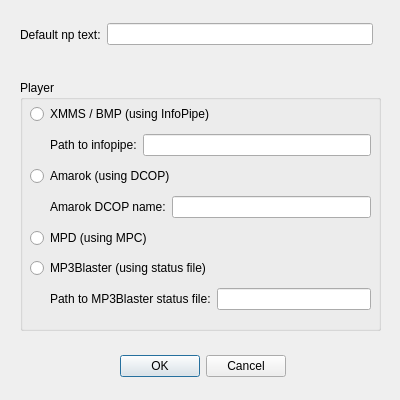
<ui version="4.0" >
 <class>ConfigureNowPlaying</class>
 <widget class="QWidget" name="ConfigureNowPlaying" >
  <property name="geometry" >
   <rect>
    <x>0</x>
    <y>0</y>
    <width>400</width>
    <height>400</height>
   </rect>
  </property>
  <property name="sizePolicy" >
   <sizepolicy vsizetype="Fixed" hsizetype="Fixed" >
    <horstretch>0</horstretch>
    <verstretch>0</verstretch>
   </sizepolicy>
  </property>
  <property name="minimumSize" >
   <size>
    <width>400</width>
    <height>400</height>
   </size>
  </property>
  <property name="maximumSize" >
   <size>
    <width>314</width>
    <height>301</height>
   </size>
  </property>
  <property name="windowTitle" >
   <string>Configure Now Playing</string>
  </property>
  <widget class="QGroupBox" name="player" >
   <property name="geometry" >
    <rect>
     <x>20</x>
     <y>80</y>
     <width>361</width>
     <height>251</height>
    </rect>
   </property>
   <property name="title" >
    <string>Player</string>
   </property>
   <widget class="QWidget" name="" >
    <property name="geometry" >
     <rect>
      <x>10</x>
      <y>20</y>
      <width>341</width>
      <height>217</height>
     </rect>
    </property>
    <layout class="QVBoxLayout" name="verticalLayout" >
     <item>
      <widget class="QRadioButton" name="xmms" >
       <property name="text" >
        <string>XMMS / BMP (using InfoPipe)</string>
       </property>
      </widget>
     </item>
     <item>
      <layout class="QHBoxLayout" name="horizontalLayout_3" >
       <item>
        <spacer name="horizontalSpacer" >
         <property name="orientation" >
          <enum>Qt::Horizontal</enum>
         </property>
         <property name="sizeType" >
          <enum>QSizePolicy::Fixed</enum>
         </property>
         <property name="sizeHint" stdset="0" >
          <size>
           <width>20</width>
           <height>20</height>
          </size>
         </property>
        </spacer>
       </item>
       <item>
        <widget class="QLabel" name="label_3" >
         <property name="text" >
          <string>Path to infopipe:</string>
         </property>
        </widget>
       </item>
       <item>
        <widget class="QLineEdit" name="infopipePath" />
       </item>
      </layout>
     </item>
     <item>
      <widget class="QRadioButton" name="amarok" >
       <property name="text" >
        <string>Amarok (using DCOP)</string>
       </property>
      </widget>
     </item>
     <item>
      <layout class="QHBoxLayout" name="horizontalLayout_4" >
       <item>
        <spacer name="horizontalSpacer_2" >
         <property name="orientation" >
          <enum>Qt::Horizontal</enum>
         </property>
         <property name="sizeType" >
          <enum>QSizePolicy::Fixed</enum>
         </property>
         <property name="sizeHint" stdset="0" >
          <size>
           <width>20</width>
           <height>20</height>
          </size>
         </property>
        </spacer>
       </item>
       <item>
        <widget class="QLabel" name="label_4" >
         <property name="text" >
          <string>Amarok DCOP name:</string>
         </property>
        </widget>
       </item>
       <item>
        <widget class="QLineEdit" name="amarokDcop" />
       </item>
      </layout>
     </item>
     <item>
      <widget class="QRadioButton" name="mpd" >
       <property name="text" >
        <string>MPD (using MPC)</string>
       </property>
      </widget>
     </item>
     <item>
      <widget class="QRadioButton" name="mp3blaster" >
       <property name="text" >
        <string>MP3Blaster (using status file)</string>
       </property>
      </widget>
     </item>
     <item>
      <layout class="QHBoxLayout" name="horizontalLayout_5" >
       <item>
        <spacer name="horizontalSpacer_3" >
         <property name="orientation" >
          <enum>Qt::Horizontal</enum>
         </property>
         <property name="sizeType" >
          <enum>QSizePolicy::Fixed</enum>
         </property>
         <property name="sizeHint" stdset="0" >
          <size>
           <width>20</width>
           <height>20</height>
          </size>
         </property>
        </spacer>
       </item>
       <item>
        <widget class="QLabel" name="label_5" >
         <property name="text" >
          <string>Path to MP3Blaster status file:</string>
         </property>
        </widget>
       </item>
       <item>
        <widget class="QLineEdit" name="mp3blasterPath" />
       </item>
      </layout>
     </item>
    </layout>
   </widget>
  </widget>
  <widget class="QDialogButtonBox" name="buttonBox" >
   <property name="geometry" >
    <rect>
     <x>120</x>
     <y>350</y>
     <width>166</width>
     <height>32</height>
    </rect>
   </property>
   <property name="standardButtons" >
    <set>QDialogButtonBox::Cancel|QDialogButtonBox::Ok</set>
   </property>
   <property name="centerButtons" >
    <bool>false</bool>
   </property>
  </widget>
  <widget class="QWidget" name="" >
   <property name="geometry" >
    <rect>
     <x>20</x>
     <y>20</y>
     <width>353</width>
     <height>29</height>
    </rect>
   </property>
   <layout class="QHBoxLayout" name="horizontalLayout" >
    <item>
     <widget class="QLabel" name="label" >
      <property name="text" >
       <string>Default np text:</string>
      </property>
     </widget>
    </item>
    <item>
     <widget class="QLineEdit" name="npText" >
      <property name="minimumSize" >
       <size>
        <width>245</width>
        <height>0</height>
       </size>
      </property>
     </widget>
    </item>
   </layout>
  </widget>
 </widget>
 <resources/>
 <connections/>
</ui>
